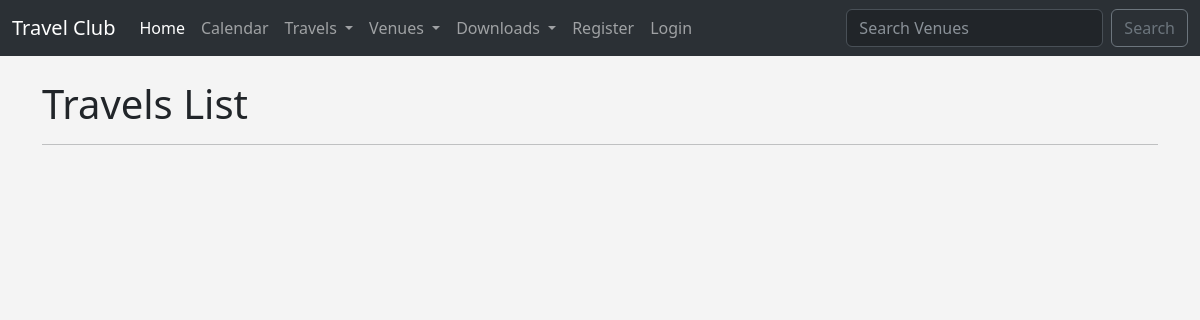
The page /travels on the database as committed earlier.
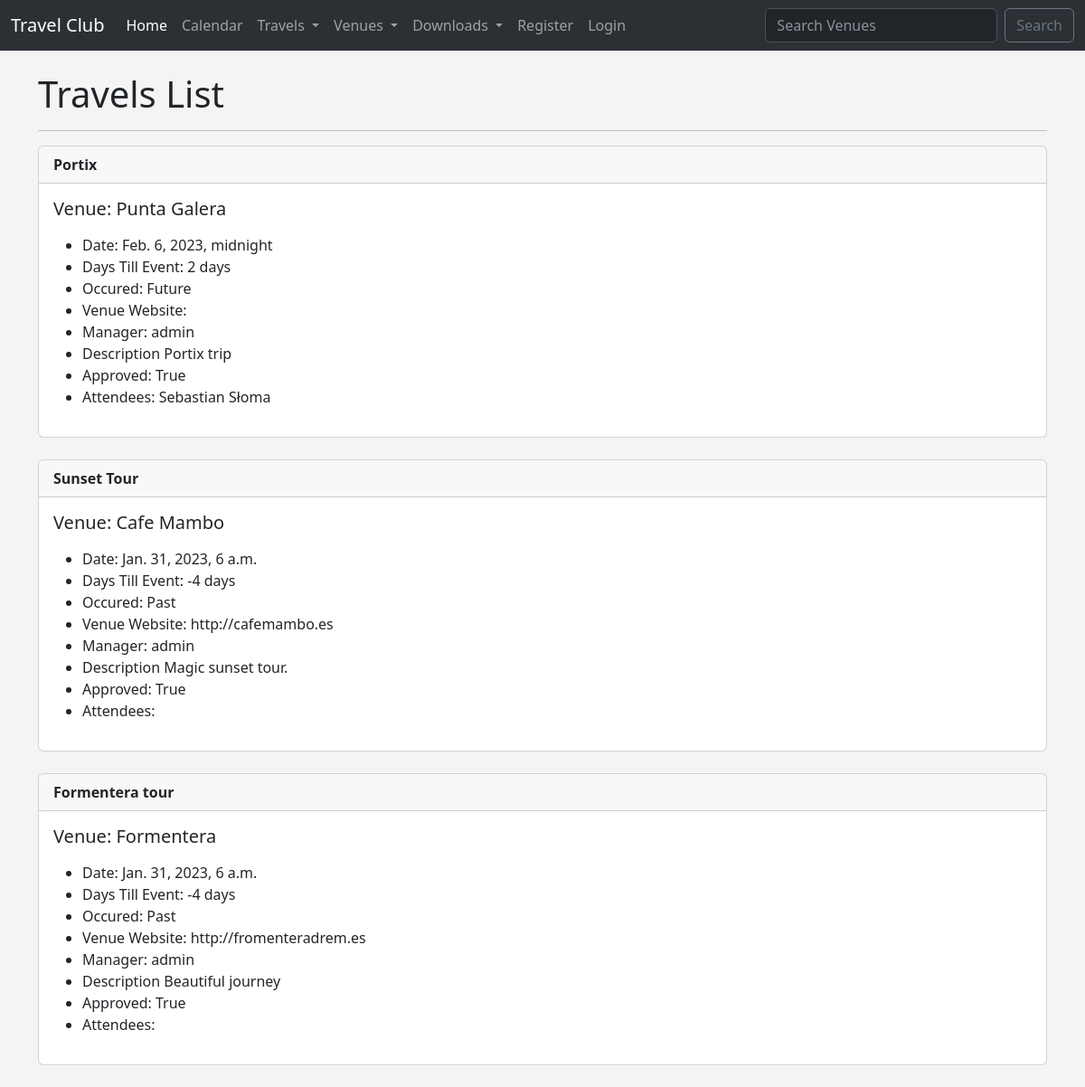
The same page on the database as committed later.
### travel/models.py (models this page shows)
class Travel(models.Model):
    name = models.CharField('Travel Name', max_length=120)
    travel_date = models.DateTimeField('Travel Date')
    venue = models.ForeignKey(
        Venue, blank=True, null=True, on_delete=models.CASCADE)
    manager = models.ForeignKey(User, blank=True, null=True, on_delete=models.SET_NULL)
    description = models.TextField(blank=True)
    attendees = models.ManyToManyField(TravelUser, blank=True)
    approved = models.BooleanField('Approved', default=False)
    def __str__(self):
        return self.name
    @property
    def Days_till(self):
        today = date.today()
        days_till = self.travel_date.date() - today
        days_till_stripped = str(days_till).split(',', 1)[0]
        return days_till_stripped
    @property
    def Is_Past(self):
        today = date.today()
        if self.travel_date.date() < today:
            thing = 'Past'
        else:
            thing = 'Future'
        return thing

class Venue(models.Model):
    name = models.CharField('Venue Name', max_length=120)
    address = models.CharField(max_length=300)
    zip_code = models.CharField('Zip Code', max_length=15)
    phone = models.CharField('Contact Phone', max_length=25, blank=True)
    web = models.URLField('Website Address', blank=True)
    email_address = models.EmailField('Email', blank=True)
    owner = models.IntegerField('Venue Owner', blank=False, default=1)
    venue_image = models.ImageField(null=True, blank=True, upload_to='images/')
    def __str__(self):
        return self.name

class TravelUser(models.Model):
    first_name = models.CharField(max_length=30)
    last_name = models.CharField(max_length=30)
    email = models.EmailField('User Email')
    def __str__(self):
        return self.first_name + ' ' + self.last_name

### travel/views.py (the view)
# urls.py: path('travels', views.all_travels, name='list-travels'),
def all_travels(request):
    travel_list = Travel.objects.all().order_by('-travel_date')
    return render(request, 'travel/travel_list.html', {
        'travel_list': travel_list
    })

### travel/templates/travel/travel_list.html (shortened to what this page needs)
{% extends 'travel/base.html' %}
{% block content %}
<h1>Travels List</h1>
<hr>
    {% for travel in travel_list %}
    {% if travel.approved %}
    <div class="card">
        <div class="card-header">
            <strong>{{ travel }}</strong>
        </div>
        <div class="card-body">
          <h5 class="card-title">Venue: {{ travel.venue }}</h5>
          <p class="card-text">
            <ul>
                <li>Date: {{ travel.travel_date }} </li>
                <li>Days Till Event: {{ travel.Days_till }}</li>
                <li>Occured: {{ travel.Is_Past }}</li>
                <li>Venue Website: {{ travel.venue.web }} </li>
                <li>Manager: {{ travel.manager }} </li>
                <li>Description {{ travel.description }} </li>
                <li>Approved: {{ travel.approved }}</li>
                <li>Attendees:
                {% for user in travel.attendees.all %}
                {{ user }}
                {% endfor %}
            </li>
            </ul>
          </p>
        </div>
      </div>
      <br>
      {% endif %}
    {% endfor %}
{% endblock %}

Rows that differ between the two databases and show on the page:
now on this page (row edited): Travel: name "Portix", venue "Punta Galera", travel_date "Feb. 6, 2023, midnight", Days_till "2 days", Is_Past "Future", manager "admin", description "Portix trip", approved "True"
now on this page (row unchanged): TravelUser: first_name+last_name "Sebastian Słoma"
now on this page (row edited): Travel: name "Sunset Tour", venue "Cafe Mambo", travel_date "Jan. 31, 2023, 6 a.m.", Days_till "-4 days", Is_Past "Past", venue.web "http://cafemambo.es", manager "admin", description "Magic sunset tour.", approved "True"
now on this page (row edited): Travel: name "Formentera tour", venue "Formentera", travel_date "Jan. 31, 2023, 6 a.m.", Days_till "-4 days", Is_Past "Past", venue.web "http://fromenteradrem.es", manager "admin", description "Beautiful journey", approved "True"
